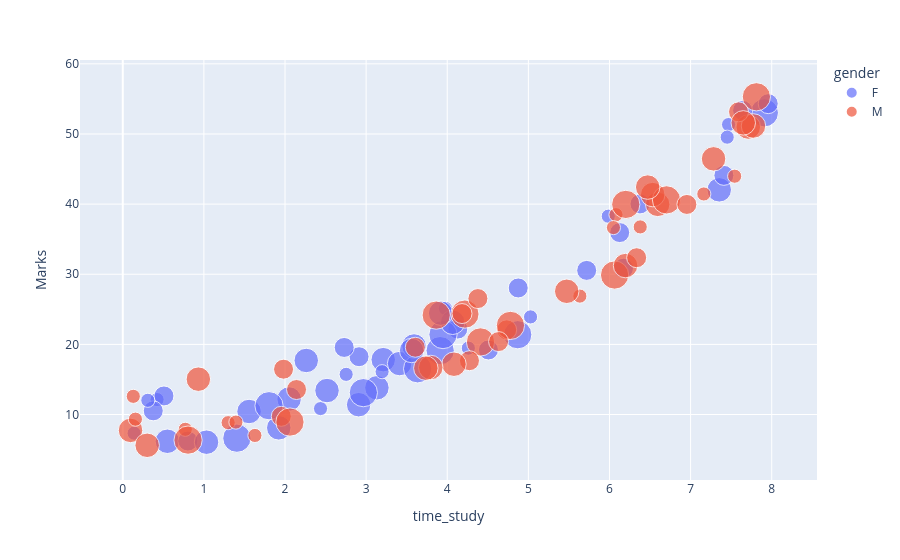

Here is the notebook cell this chart was saved with:
### Markdown cell above
## **Plotly- An interactive library for creating plots**

### Code cell
fig = px.scatter(student, x='time_study', y='Marks', color='gender',size='Tshirt_size', hover_data=['hostel'])
fig.show()

### Figure 1 — Plotly figure (JSON) as saved in the notebook; plotly's stock layout.template omitted (floating-point values rounded to 4 significant figures)
{"data": [{"customdata": [[0], [0], [1], [0], [0], [1], [1], [0], [0], [0], [1], [0], [0], [1], [0], [1], [1], [1], [1], [1], [0], [1], [1], [1], [0], [0], [0], [0], [1], [0], [1], [0], [0], [1], [0], [0], [0], [1], [0], [1], [0], [0], [1], [0], [0], [0], [0], [0], [1], [1], [0]], "hovertemplate": "gender=F<br>time_study=%{x}<br>Marks=%{y}<br>Tshirt_size=%{marker.size}<br>hostel=%{customdata[0]}<extra></extra>", "legendgroup": "F", "marker": {"color": "#636efa", "size": [2, 3, 4, 3, 3, 2, 3, 1, 3, 1, 2, 1, 2, 3, 2, 4, 4, 2, 3, 4, 1, 1, 3, 3, 4, 2, 2, 2, 1, 2, 1, 4, 3, 4, 3, 2, 1, 1, 2, 3, 2, 1, 3, 3, 4, 2, 2, 1, 3, 3, 1], "sizemode": "area", "sizeref": 0.01, "symbol": "circle"}, "mode": "markers", "name": "F", "orientation": "v", "showlegend": true, "type": "scatter", "x": [4.508, 3.133, 7.909, 3.211, 3.413, 6.173, 7.353, 0.423, 2.908, 4.26, 5.719, 3.977, 6.126, 2.051, 4.875, 3.635, 1.407, 0.508, 1.923, 2.966, 0.14, 2.754, 3.591, 1.557, 3.913, 4.13, 2.913, 7.641, 7.468, 0.376, 2.438, 4.869, 0.55, 3.948, 2.518, 0.803, 5.985, 7.451, 7.957, 2.262, 7.41, 3.197, 4.067, 1.033, 1.803, 6.376, 2.73, 5.027, 3.919, 3.561, 0.309], "xaxis": "x", "y": [19.2, 13.81, 53.02, 17.82, 17.26, 30.86, 42.04, 12.13, 11.4, 19.47, 30.55, 25.13, 35.94, 12.21, 28.04, 16.52, 6.623, 12.65, 8.1, 13.12, 7.336, 15.72, 19.77, 10.43, 19.11, 22.18, 18.24, 53.36, 51.34, 10.52, 10.84, 21.38, 6.185, 21.4, 13.42, 6.217, 38.28, 49.54, 54.32, 17.7, 44.1, 16.11, 23.15, 6.053, 11.25, 40.02, 19.56, 23.92, 24.45, 19.13, 12.03], "yaxis": "y"}, {"customdata": [[0], [1], [0], [1], [1], [1], [0], [1], [1], [1], [1], [0], [1], [0], [1], [0], [0], [0], [1], [0], [1], [0], [1], [1], [1], [1], [1], [0], [0], [1], [0], [0], [1], [1], [1], [1], [0], [0], [1], [1], [0], [0], [0], [0], [0], [0], [1], [0], [1]], "hovertemplate": "gender=M<br>time_study=%{x}<br>Marks=%{y}<br>Tshirt_size=%{marker.size}<br>hostel=%{customdata[0]}<extra></extra>", "legendgroup": "M", "marker": {"color": "#EF553B", "size": [3, 4, 4, 4, 4, 2, 1, 3, 2, 2, 1, 1, 4, 3, 3, 3, 1, 3, 3, 3, 2, 4, 3, 4, 1, 4, 1, 1, 2, 3, 3, 2, 1, 2, 3, 1, 3, 2, 1, 2, 1, 4, 2, 4, 2, 3, 3, 1, 2], "sizemode": "area", "sizeref": 0.01, "symbol": "circle"}, "mode": "markers", "name": "M", "orientation": "v", "showlegend": true, "type": "scatter", "x": [0.096, 7.811, 6.063, 4.41, 4.218, 4.274, 6.08, 7.711, 4.733, 4.378, 0.156, 1.299, 3.864, 0.932, 6.594, 4.083, 7.543, 7.283, 6.533, 7.775, 1.954, 2.061, 3.797, 4.779, 5.635, 6.703, 0.771, 6.049, 7.591, 7.649, 6.198, 3.606, 0.13, 2.142, 5.473, 1.395, 3.736, 4.633, 1.629, 6.954, 6.379, 0.805, 1.982, 6.201, 4.182, 6.471, 0.301, 7.163, 6.335], "xaxis": "x", "y": [7.734, 55.3, 29.89, 20.35, 24.32, 17.67, 38.49, 50.99, 22.07, 26.53, 9.333, 8.837, 24.17, 15.04, 39.97, 17.17, 43.98, 46.45, 41.36, 51.14, 9.742, 8.924, 16.7, 22.7, 26.88, 40.6, 7.892, 36.65, 53.16, 51.58, 31.24, 19.59, 12.59, 13.56, 27.57, 8.92, 16.61, 20.4, 7.014, 39.95, 36.75, 6.349, 16.46, 39.96, 24.39, 42.43, 5.609, 41.44, 32.36], "yaxis": "y"}], "layout": {"legend": {"itemsizing": "constant", "title": {"text": "gender"}, "tracegroupgap": 0}, "margin": {"t": 60}, "xaxis": {"anchor": "y", "domain": [0, 1], "title": {"text": "time_study"}}, "yaxis": {"anchor": "x", "domain": [0, 1], "title": {"text": "Marks"}}}}
